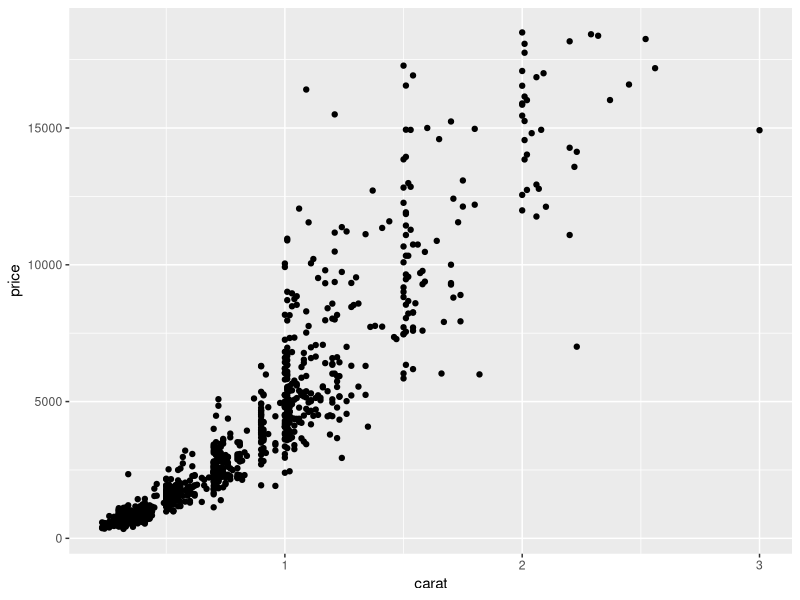
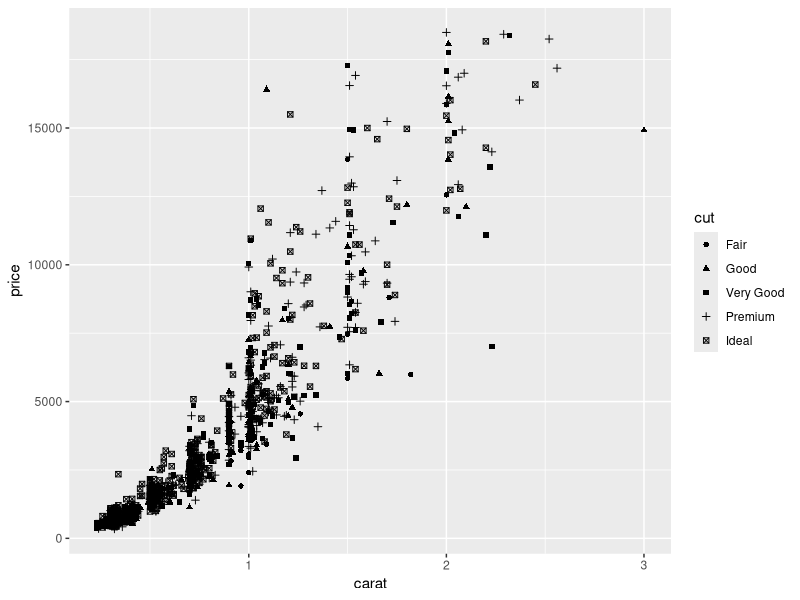
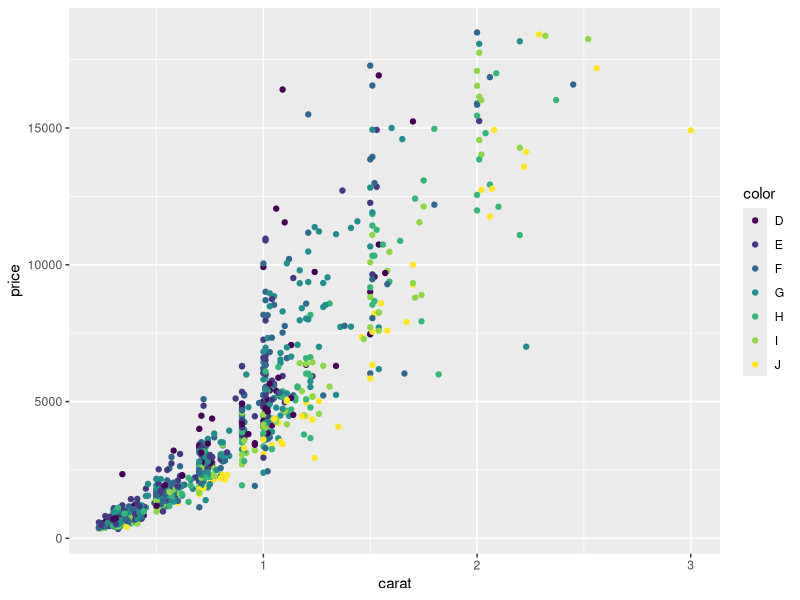
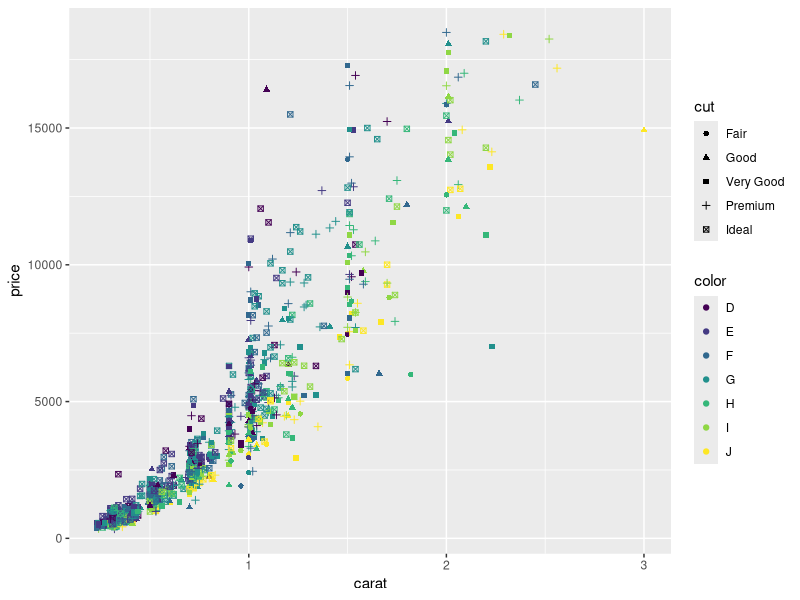
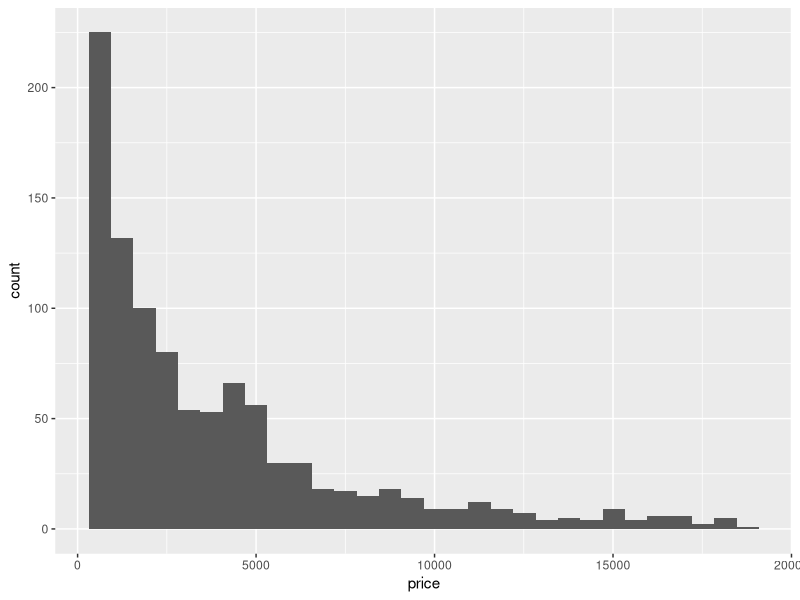
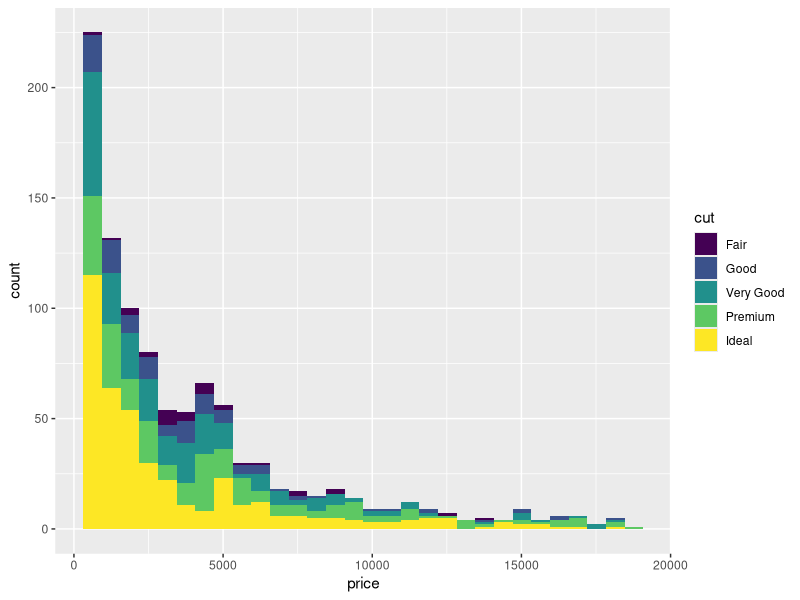
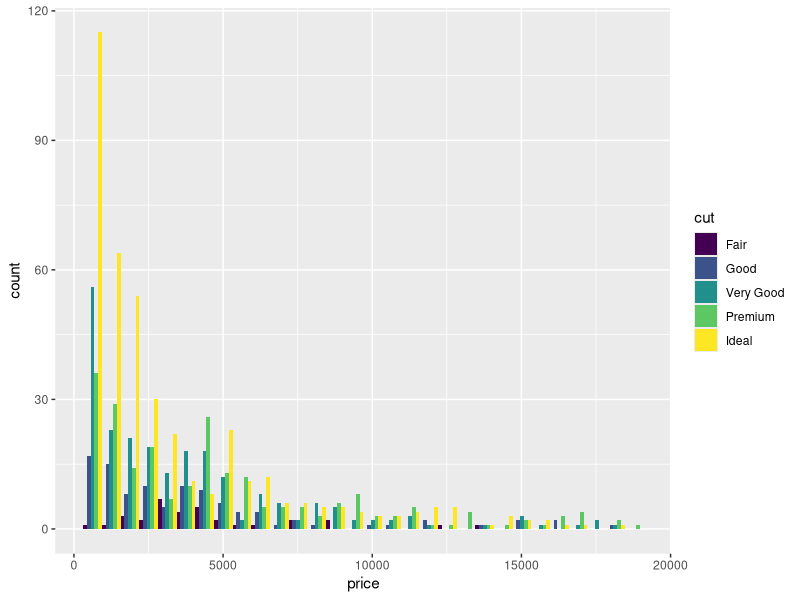
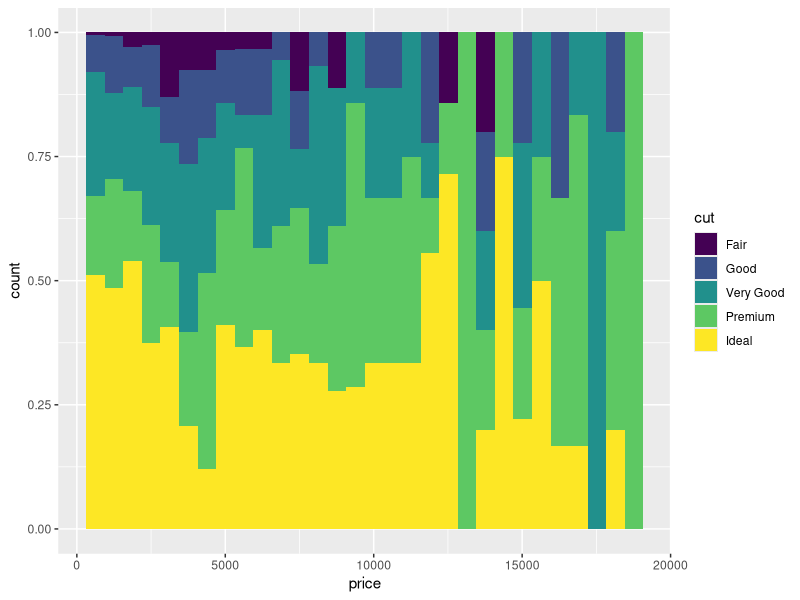

The R source for these figures, in order:
##1.ggplot(), 括号内data=xxx, mapping=aes(x= ,y= )
##2.geom_xxx(), xxx包括point，bar，boxplot，density，histogram一般括号内有x,y,colour,position,shape等等
##3.scale_xxx(),常用有scale_y_log10(),scale_colour_manual(values=rainbow(7))
##4.stat_xxx(),统计变换，例如stat_smooth(),平滑曲线化
##5.coord_xxx(),坐标变换，例如coord_flip(),横纵坐标调换，或者coord_polar，极坐标化（变成pie chart）
##6.+，图层概念
##7.facet_wrap(~xxx),根据变量xxx分面
##8。theme(),ggtitle("xxx"),xlab("xxx"),ylab("xxx"),theme默认为灰色，可以调整theme_xxx()变成其他主题

require(ggplot2)
data(diamonds)
set.seed(42)
small <- diamonds[sample(nrow(diamonds),1000),]
head(small)
summary(small)

##################
##散点图，直观的展示了整个数据的分布
p <- ggplot(data = small, mapping = aes(x = carat,y = price))
p + geom_point()
p <- ggplot(data=small, mapping=aes(x=carat,y=price,shape=cut))
p + geom_point()
p <- ggplot(data=small, mapping=aes(x=carat,y=price,colour=color))
p + geom_point()

###既可以像上边那样在ggplot后定义属性，例如xy轴，形状，颜色
###也可以像下面这样，根据不同集合对象geom_xxxx,在geom后添加属性

p <- ggplot(small)
p + geom_point(aes(x=carat,y=price,shape=cut,colour=color))

##通常将不同图层共用的映射，例如xy轴提供给ggplot

##############################
##直方图geom_histogram，信息量=1变量+该变量的分布统计
##适用于离散的数据，在跨度较大范围内进行分类统计
ggplot(small)+geom_histogram(aes(x=price))

##直方图也可以将1个变量进行不同的填充，比如价格对应的切工

ggplot(small)+geom_histogram(aes(x=price,fill=cut))
##position="dodge",将单一变量内部的比例分布分成不同柱画
ggplot(small)+geom_histogram(aes(x=price,fill=cut),position="dodge")

##position="fill"参数，均一化，突出变量内的比例分布
ggplot(small)+geom_histogram(aes(x=price,fill=cut),position="fill")

#######################################
##柱状图geom_bar,同样单变量，可以做出分布
##和直方图相比，柱状图适合对少量确定值进行统计
ggplot(small)+geom_bar(aes(x=clarity))

##通过stat参数可以调节柱状图的高度
ggplot()+geom_bar(aes(x=c(LETTERS[1:3]),y=1:3),stat="identity")
  
##############################            
##函数密度图 geom_density
##colour参数指定的是曲线的颜色
ggplot(small)+geom_density(aes(x=price,colour=cut))
##fill是往曲线下面填充颜色
ggplot(small)+geom_density(aes(x=price,fill=clarity))

###############################
## 箱线图 geom_boxplot
## 数据点比较少时，可以反应出比柱状图+errorbar更多信息

ggplot(small)+geom_boxplot(aes(x=cut,y=price,fill=color))


##画图就是在做映射，选择合适的几何对象（散点图、柱状图、直方图等）
##将不同的属性（例如xy轴数据，填充颜色等）写在不同几何对象括号中


##标尺,可以对属性中的值进行变换，例如取log10，或者换成彩虹色

ggplot(small)+geom_point(aes(x=carat,y=price,shape=cut,colour=color))+scale_y_log10()+scale_colour_manual(values=rainbow(7))

##统计变换，statistics,用法是stat_xxx, stat需要知道aes数据，所以将aes参数写在ggplot中
ggplot(small,aes(x=carat,y=price))+geom_point()+scale_y_log10()+stat_smooth()

##坐标系统，coordinante

##坐标翻转，coord_flip()
ggplot(small)+geom_bar(aes(x=cut,fill=cut))+coord_flip()

##转换为极坐标coord_polar()
ggplot(small)+geom_bar(aes(x=factor(1),fill=cut))+coord_polar(theta="y")

##靶心图
ggplot(small)+geom_bar(aes(x=factor(1),fill=cut))+coord_polar()


##风琴玫瑰图
ggplot(small)+geom_bar(aes(x=clarity,fill=cut))+coord_polar()


##图层，也是ggplot方便的原因.用+连接

##分面Facet，可以让我们对数据分组，一次对多组数据作图
ggplot(small,aes(x=carat,y=price))+geom_point(aes(colour=cut))+scale_y_log10()+facet_wrap(~cut)+stat_smooth()


##主题Theme
ggplot(small)+geom_boxplot(aes(x=cut,y=price,position="dodge",colour=color,fill=color))+theme_bw()+ggtitle("Price vs Cut")+xlab("Cut")+ylab("Price")
                           